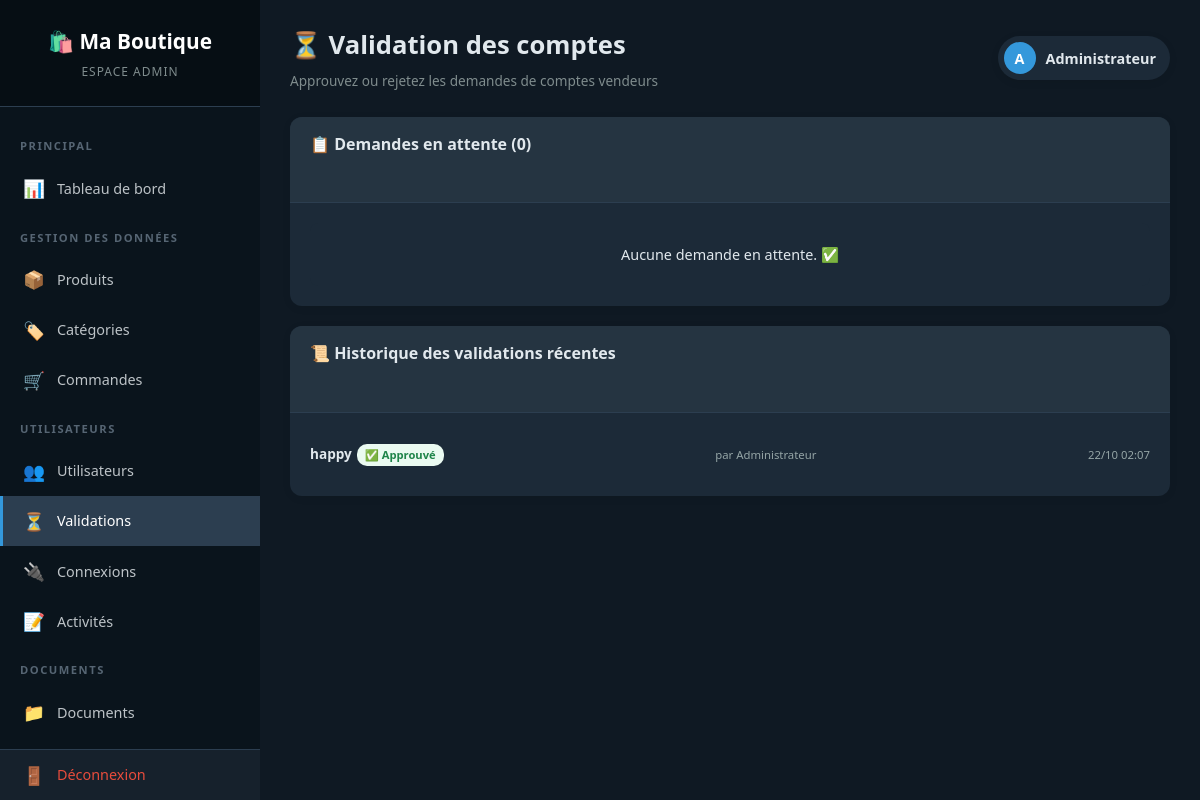
Page /admin/pending_users.php (signed in) on the committed database.
### tables this page shows
CREATE TABLE `utilisateurs` (
  `id` int(11) NOT NULL AUTO_INCREMENT,
  `nom` varchar(100) NOT NULL,
  `email` varchar(150) NOT NULL,
  `mot_de_passe` varchar(255) NOT NULL,
  `role` enum('admin','vendeur','client') DEFAULT 'client',
  `statut` enum('actif','en_attente','rejete') DEFAULT 'actif',
  `tentatives_connexion` int(11) DEFAULT 0,
  `verrouille_jusqua` datetime DEFAULT NULL,
  `double_auth_secret` varchar(255) DEFAULT NULL,
  `cree_le` timestamp NULL DEFAULT current_timestamp(),
  `date_validation` datetime DEFAULT NULL,
  `valide_par` int(11) DEFAULT NULL,
  PRIMARY KEY (`id`),
  UNIQUE KEY `email` (`email`)
);

### config/init.php (called while the page is built, shortened)
<?php
function param(string $cle, $defaut = null) {
    return $GLOBALS['parametres'][$cle] ?? $defaut;
}
?>

### admin/pending_users.php (the view, shortened to what this page needs)
<?php
require_once '../config/init.php';
$demandes = $pdo->query("
    SELECT id, nom, email, role, cree_le
    FROM utilisateurs
    WHERE statut = 'en_attente'
    ORDER BY cree_le ASC
")->fetchAll();
$nb_attente = count($demandes);
?>
<!DOCTYPE html>
<html lang="fr" data-theme="<?= htmlspecialchars(param('theme', 'clair'), ENT_QUOTES, 'UTF-8') ?>">
<head>
    <link rel="stylesheet" href="../assets/style.css">
    <link rel="stylesheet" href="../assets/admin.css">
    <link rel="stylesheet" href="../assets/theme.css">
</head>
<body class="admin-body">
    <?php include __DIR__ . '/../includes/sidebar.php'; ?>
    <main class="admin-main">
        <header class="admin-topbar">
            <div>
                <h1>⏳ Validation des comptes</h1>
                <p class="topbar-subtitle">Approuvez ou rejetez les demandes de comptes vendeurs</p>
            </div>
            <div class="topbar-actions">
                <div class="topbar-user">
                    <span class="avatar"><?= strtoupper(substr($_SESSION['nom'], 0, 1)) ?></span>
                    <span><?= htmlspecialchars($_SESSION['nom']) ?></span>
                </div>
            </div>
        </header>
        <section class="card">
            <div class="card-header">
                <h2>📋 Demandes en attente (<?= $nb_attente ?>)</h2>
            </div>
            <div class="card-body">
                <?php if (empty($demandes)): ?>
                    <p class="empty">Aucune demande en attente. ✅</p>
                <?php endif; ?>
            </div>
        </section>
        <section class="card">
            <div class="card-header">
                <h2>📜 Historique des validations récentes</h2>
            </div>
            <div class="card-body">
                <?php
                $historique = $pdo->query("
                SELECT u.nom, u.email, u.role, u.statut, u.date_validation, v.nom AS valide_par_nom
                FROM utilisateurs u
                LEFT JOIN utilisateurs v ON u.valide_par = v.id
                WHERE u.statut IN ('actif', 'rejete') AND u.date_validation IS NOT NULL
                ORDER BY u.date_validation DESC
                LIMIT 10
            ")->fetchAll();
                ?>
                <?php if (empty($historique)): ?>
                    <p class="empty">Aucune validation enregistrée.</p>
                <?php else: ?>
                    <ul class="list-activities">
                        <?php foreach ($historique as $h): ?>
                            <li>
                                <strong><?= htmlspecialchars($h['nom']) ?></strong>
                                <span class="activity-action"
                                    style="background:<?= $h['statut'] === 'actif' ? '#eafaf1' : '#fdecea' ?>;color:<?= $h['statut'] === 'actif' ? '#1e8449' : '#c0392b' ?>;">
                                    <?= $h['statut'] === 'actif' ? '✅ Approuvé' : '❌ Rejeté' ?>
                                </span>
                                <small>par <?= htmlspecialchars($h['valide_par_nom'] ?? 'Admin') ?></small>
                                <small><?= date('d/m H:i', strtotime($h['date_validation'])) ?></small>
                            </li>
                        <?php endforeach; ?>
                    </ul>
                <?php endif; ?>
            </div>
        </section>
    </main>
</body>
</html>

### assets/style.css (style rules this page uses)
* { margin: 0; padding: 0; box-sizing: border-box; }
body { font-family: 'Segoe UI', Tahoma, sans-serif; background: #f4f6f9; color: #333; line-height: 1.6; }
section h2 { text-align: center; font-size: 1.8rem; margin-bottom: 30px; color: #2c3e50; }
.empty, .error { text-align: center; padding: 20px; background: #fff; border-radius: 8px; color: #7f8c8d; }

### assets/admin.css (style rules this page uses)
.admin-body { display: flex; min-height: 100vh; background: #f0f2f5; margin: 0; }
.admin-main { flex: 1; margin-left: 260px; padding: 25px 30px; min-width: 0; }
.admin-topbar { display: flex; justify-content: space-between; align-items: center; margin-bottom: 25px; flex-wrap: wrap; gap: 15px; }
.admin-topbar h1 { font-size: 1.6rem; color: #2c3e50; margin-bottom: 4px; }
.topbar-subtitle { color: #7f8c8d; font-size: 0.85rem; }
.topbar-actions { display: flex; align-items: center; gap: 15px; }
.topbar-user { display: flex; align-items: center; gap: 10px; background: #fff; padding: 6px 14px 6px 6px; border-radius: 30px; box-shadow: 0 2px 8px rgba(0,0,0,0.08); font-weight: 600; color: #2c3e50; font-size: 0.9rem; }
.avatar { width: 32px; height: 32px; background: #3498db; color: #fff; border-radius: 50%; display: flex; align-items: center; justify-content: center; font-weight: 700; }
.card { background: #fff; border-radius: 12px; box-shadow: 0 2px 10px rgba(0,0,0,0.06); overflow: hidden; margin-bottom: 20px; }
.card-header { display: flex; justify-content: space-between; align-items: center; padding: 15px 20px; border-bottom: 1px solid #ecf0f1; background: #fafbfc; }
.card-header h2 { font-size: 1rem; color: #2c3e50; }
.card-body { padding: 20px; }
.list-top, .list-alerts, .list-activities, .list-connections { list-style: none; }
.list-activities li { padding: 10px 0; border-bottom: 1px solid #f0f2f5; font-size: 0.85rem; display: flex; flex-wrap: wrap; gap: 5px; align-items: baseline; }
.list-activities li:last-child { border-bottom: none; }
.activity-action { background: #eaf2fb; color: #2980b9; font-size: 0.7rem; padding: 2px 8px; border-radius: 10px; font-weight: 700; }
.list-activities small { margin-left: auto; color: #95a5a6; }
.empty { text-align: center; color: #95a5a6; padding: 20px; font-size: 0.9rem; }

### assets/theme.css (style rules this page uses)
:root, [data-theme="clair"] { --bg-body: #f0f2f5; --bg-card: #ffffff; --bg-sidebar: #1e2a38; --bg-header: #fafbfc; --text-main: #2c3e50; --text-muted: #7f8c8d; --text-sidebar: #bdc3c7; --border-color: #ecf0f1; --accent: #3498db; }
[data-theme="sombre"] { color-scheme: dark; --bg-body: #0f1923; --bg-card: #1c2a38; --bg-sidebar: #0a141c; --bg-header: #253441; --text-main: #e1e8ed; --text-muted: #95a5a6; --text-sidebar: #95a5a6; --border-color: #2c3e50; --accent: #5dade2; }
[data-theme="sombre"] body { background: var(--bg-body); color: var(--text-main); }
[data-theme="sombre"] section h2, [data-theme="sombre"] .feature h3, [data-theme="sombre"] .produit-info h3, [data-theme="sombre"] .auth-card h1, [data-theme="sombre"] .auth-form label, [data-theme="sombre"] .checkbox-label { color: var(--text-main); }
[data-theme="sombre"] .auth-card, [data-theme="sombre"] .categorie-card, [data-theme="sombre"] .produit-card, [data-theme="sombre"] .feature, [data-theme="sombre"] .empty, [data-theme="sombre"] .error { background: var(--bg-card); color: var(--text-main); }
[data-theme="sombre"] body.admin-body { background: var(--bg-body); }
[data-theme="sombre"] .card, [data-theme="sombre"] .stat-card, [data-theme="sombre"] .topbar-user, [data-theme="sombre"] .topbar-icon { background: var(--bg-card) !important; color: var(--text-main); }
[data-theme="sombre"] .card-header, [data-theme="sombre"] .data-table thead th { background: var(--bg-header) !important; color: var(--text-muted); border-color: var(--border-color); }
[data-theme="sombre"] .admin-topbar h1 { color: var(--text-main); }

### rows in the picture
utilisateurs: nom "happy", statut "✅ Approuvé", utilisateurs.nom "Administrateur", date_validation "22/10 02:07"

### other values in the picture
param('nom_boutique', 'Ma Boutique') "Ma Boutique"
substr($_SESSION['nom'], 0, 1) "A"
$_SESSION['nom'] "Administrateur"
$nb_attente "0"
